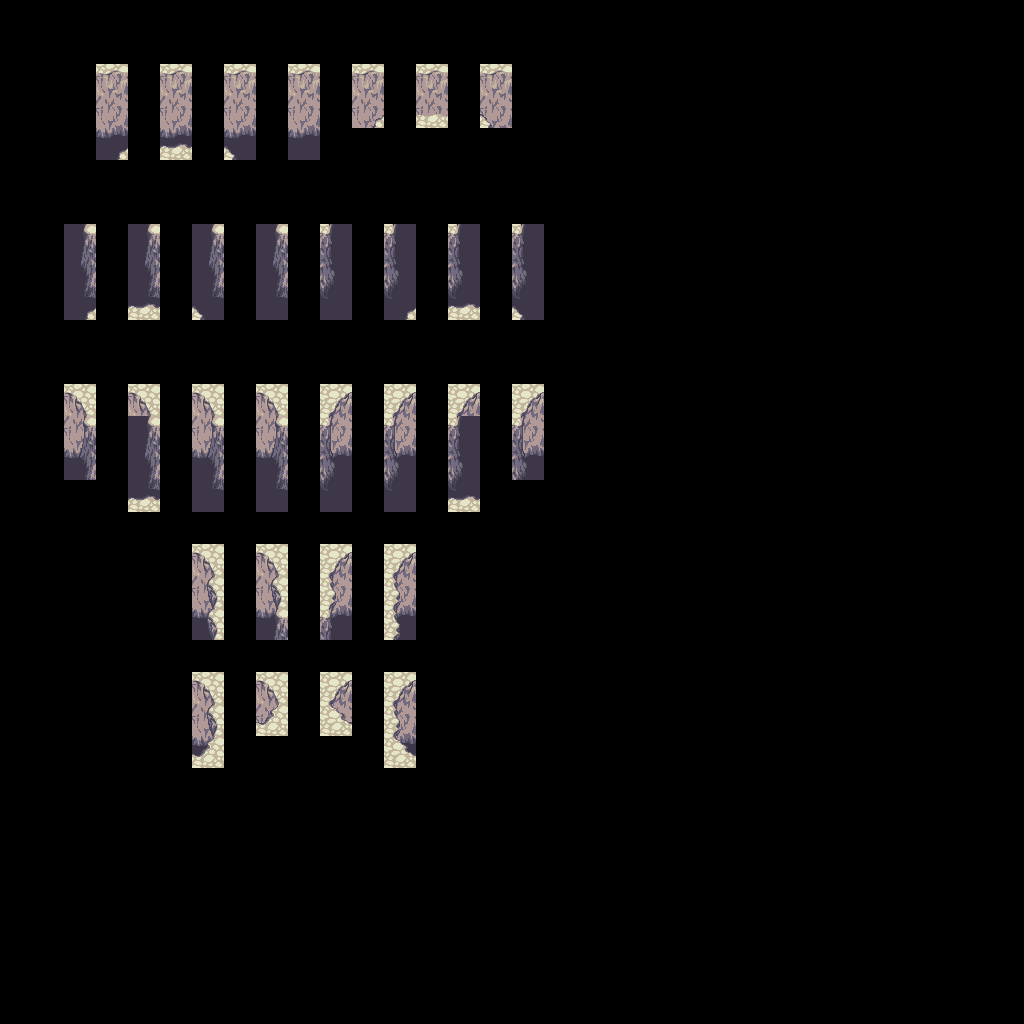

Below is a game level as drawn by its tile map, then a one-line description and the .tmx file that defines it, in full:
An orthogonal 32x32 tile map with 32x32 px tiles, 3 tile layers (regions, input_Mountain, output_Mountain).

<map version="1.2" tiledversion="1.2.0" orientation="orthogonal" renderorder="right-down" width="32" height="32" tilewidth="32" tileheight="32" infinite="0" nextlayerid="5" nextobjectid="1">
 <tileset firstgid="1" source="../mountains-v6.tsx" />
 <layer id="1" name="regions" width="32" height="32">
  <data encoding="csv">
0,0,0,0,0,0,0,0,0,0,0,0,0,0,0,0,0,0,0,0,0,0,0,0,0,0,0,0,0,0,0,0,
0,0,0,0,0,0,0,0,0,0,0,0,0,0,0,0,0,0,0,0,0,0,0,0,0,0,0,0,0,0,0,0,
0,0,0,1154,0,1154,0,1154,0,1154,0,1154,0,1154,0,1154,0,0,0,0,0,0,0,0,0,0,0,0,0,0,0,0,
0,0,0,1154,0,1154,0,1154,0,1154,0,1154,0,1154,0,1154,0,0,0,0,0,0,0,0,0,0,0,0,0,0,0,0,
0,0,0,1154,0,1154,0,1154,0,1154,0,0,0,0,0,0,0,0,0,0,0,0,0,0,0,0,0,0,0,0,0,0,
0,0,0,0,0,0,0,0,0,0,0,0,0,0,0,0,0,0,0,0,0,0,0,0,0,0,0,0,0,0,0,0,
0,0,0,0,0,0,0,0,0,0,0,0,0,0,0,0,0,0,0,0,0,0,0,0,0,0,0,0,0,0,0,0,
0,0,1154,0,1155,0,1155,0,1154,0,1154,0,1155,0,1155,0,1154,0,0,0,0,0,0,0,0,0,0,0,0,0,0,0,
0,0,1154,0,1155,0,1155,0,1154,0,1154,0,1155,0,1155,0,1154,0,0,0,0,0,0,0,0,0,0,0,0,0,0,0,
0,0,1154,0,1155,0,1155,0,1154,0,1154,0,1155,0,1155,0,1154,0,0,0,0,0,0,0,0,0,0,0,0,0,0,0,
0,0,0,0,0,0,0,0,0,0,0,0,0,0,0,0,0,0,0,0,0,0,0,0,0,0,0,0,0,0,0,0,
0,0,0,0,0,0,0,0,0,0,0,0,0,0,0,0,0,0,0,0,0,0,0,0,0,0,0,0,0,0,0,0,
0,0,1154,0,1154,0,1155,0,1155,0,1155,0,1155,0,1154,0,1154,0,0,0,0,0,0,0,0,0,0,0,0,0,0,0,
0,0,1154,0,1154,0,1155,0,1155,0,1155,0,1155,0,1154,0,1154,0,0,0,0,0,0,0,0,0,0,0,0,0,0,0,
0,0,1154,0,1154,0,1155,0,1155,0,1155,0,1155,0,1154,0,1154,0,0,0,0,0,0,0,0,0,0,0,0,0,0,0,
0,0,0,0,1154,0,1154,0,1154,0,1154,0,1154,0,1154,0,0,0,0,0,0,0,0,0,0,0,0,0,0,0,0,0,
0,0,0,0,0,0,0,0,0,0,0,0,0,0,0,0,0,0,0,0,0,0,0,0,0,0,0,0,0,0,0,0,
0,0,0,0,0,0,1155,0,1154,0,1154,0,1155,0,0,0,0,0,0,0,0,0,0,0,0,0,0,0,0,0,0,0,
0,0,0,0,0,0,1155,0,1154,0,1154,0,1155,0,0,0,0,0,0,0,0,0,0,0,0,0,0,0,0,0,0,0,
0,0,0,0,0,0,1155,0,1154,0,1154,0,1155,0,0,0,0,0,0,0,0,0,0,0,0,0,0,0,0,0,0,0,
0,0,0,0,0,0,0,0,0,0,0,0,0,0,0,0,0,0,0,0,0,0,0,0,0,0,0,0,0,0,0,0,
0,0,0,0,0,0,1154,0,1154,0,1154,0,1154,0,0,0,0,0,0,0,0,0,0,0,0,0,0,0,0,0,0,0,
0,0,0,0,0,0,1154,0,1154,0,1154,0,1154,0,0,0,0,0,0,0,0,0,0,0,0,0,0,0,0,0,0,0,
0,0,0,0,0,0,1154,0,0,0,0,0,1154,0,0,0,0,0,0,0,0,0,0,0,0,0,0,0,0,0,0,0,
0,0,0,0,0,0,0,0,0,0,0,0,0,0,0,0,0,0,0,0,0,0,0,0,0,0,0,0,0,0,0,0,
0,0,0,0,0,0,0,0,0,0,0,0,0,0,0,0,0,0,0,0,0,0,0,0,0,0,0,0,0,0,0,0,
0,0,0,0,0,0,0,0,0,0,0,0,0,0,0,0,0,0,0,0,0,0,0,0,0,0,0,0,0,0,0,0,
0,0,0,0,0,0,0,0,0,0,0,0,0,0,0,0,0,0,0,0,0,0,0,0,0,0,0,0,0,0,0,0,
0,0,0,0,0,0,0,0,0,0,0,0,0,0,0,0,0,0,0,0,0,0,0,0,0,0,0,0,0,0,0,0,
0,0,0,0,0,0,0,0,0,0,0,0,0,0,0,0,0,0,0,0,0,0,0,0,0,0,0,0,0,0,0,0,
0,0,0,0,0,0,0,0,0,0,0,0,0,0,0,0,0,0,0,0,0,0,0,0,0,0,0,0,0,0,0,0,
0,0,0,0,0,0,0,0,0,0,0,0,0,0,0,0,0,0,0,0,0,0,0,0,0,0,0,0,0,0,0,0
</data>
 </layer>
 <layer id="2" name="input_Mountain" width="32" height="32">
  <properties>
   <property name="StrictEmpty" type="bool" value="true" />
  </properties>
  <data encoding="csv">
0,0,0,0,0,0,0,0,0,0,0,0,0,0,0,0,0,0,0,0,0,0,0,0,0,0,0,0,0,0,0,0,
0,0,0,0,0,0,0,0,0,0,0,0,0,0,0,0,0,0,0,0,0,0,0,0,0,0,0,0,0,0,0,0,
0,0,0,902,0,902,0,902,0,902,0,902,0,902,0,902,0,0,0,0,0,0,0,0,0,0,0,0,0,0,0,0,
0,0,0,0,0,0,0,0,0,0,0,773,0,774,0,775,0,0,0,0,0,0,0,0,0,0,0,0,0,0,0,0,
0,0,0,773,0,774,0,775,0,0,0,0,0,0,0,0,0,0,0,0,0,0,0,0,0,0,0,0,0,0,0,0,
0,0,0,0,0,0,0,0,0,0,0,0,0,0,0,0,0,0,0,0,0,0,0,0,0,0,0,0,0,0,0,0,
0,0,0,0,0,0,0,0,0,0,0,0,0,0,0,0,0,0,0,0,0,0,0,0,0,0,0,0,0,0,0,0,
0,0,901,0,901,0,901,0,901,0,903,0,903,0,903,0,903,0,0,0,0,0,0,0,0,0,0,0,0,0,0,0,
0,0,0,0,0,0,0,0,0,0,0,0,0,0,0,0,0,0,0,0,0,0,0,0,0,0,0,0,0,0,0,0,
0,0,773,0,774,0,775,0,0,0,0,0,773,0,774,0,775,0,0,0,0,0,0,0,0,0,0,0,0,0,0,0,
0,0,0,0,0,0,0,0,0,0,0,0,0,0,0,0,0,0,0,0,0,0,0,0,0,0,0,0,0,0,0,0,
0,0,0,0,0,0,0,0,0,0,0,0,0,0,0,0,0,0,0,0,0,0,0,0,0,0,0,0,0,0,0,0,
0,0,836,0,836,0,836,0,836,0,840,0,840,0,840,0,840,0,0,0,0,0,0,0,0,0,0,0,0,0,0,0,
0,0,901,0,901,0,901,0,901,0,903,0,903,0,903,0,903,0,0,0,0,0,0,0,0,0,0,0,0,0,0,0,
0,0,965,0,0,0,965,0,0,0,0,0,967,0,0,0,967,0,0,0,0,0,0,0,0,0,0,0,0,0,0,0,
0,0,0,0,774,0,1029,0,0,0,0,0,1031,0,774,0,0,0,0,0,0,0,0,0,0,0,0,0,0,0,0,0,
0,0,0,0,0,0,0,0,0,0,0,0,0,0,0,0,0,0,0,0,0,0,0,0,0,0,0,0,0,0,0,0,
0,0,0,0,0,0,836,0,836,0,840,0,840,0,0,0,0,0,0,0,0,0,0,0,0,0,0,0,0,0,0,0,
0,0,0,0,0,0,837,0,837,0,839,0,839,0,0,0,0,0,0,0,0,0,0,0,0,0,0,0,0,0,0,0,
0,0,0,0,0,0,837,0,901,0,903,0,839,0,0,0,0,0,0,0,0,0,0,0,0,0,0,0,0,0,0,0,
0,0,0,0,0,0,0,0,0,0,0,0,0,0,0,0,0,0,0,0,0,0,0,0,0,0,0,0,0,0,0,0,
0,0,0,0,0,0,836,0,836,0,840,0,840,0,0,0,0,0,0,0,0,0,0,0,0,0,0,0,0,0,0,0,
0,0,0,0,0,0,837,0,1097,0,1098,0,839,0,0,0,0,0,0,0,0,0,0,0,0,0,0,0,0,0,0,0,
0,0,0,0,0,0,1097,0,0,0,0,0,1098,0,0,0,0,0,0,0,0,0,0,0,0,0,0,0,0,0,0,0,
0,0,0,0,0,0,0,0,0,0,0,0,0,0,0,0,0,0,0,0,0,0,0,0,0,0,0,0,0,0,0,0,
0,0,0,0,0,0,0,0,0,0,0,0,0,0,0,0,0,0,0,0,0,0,0,0,0,0,0,0,0,0,0,0,
0,0,0,0,0,0,0,0,0,0,0,0,0,0,0,0,0,0,0,0,0,0,0,0,0,0,0,0,0,0,0,0,
0,0,0,0,0,0,0,0,0,0,0,0,0,0,0,0,0,0,0,0,0,0,0,0,0,0,0,0,0,0,0,0,
0,0,0,0,0,0,0,0,0,0,0,0,0,0,0,0,0,0,0,0,0,0,0,0,0,0,0,0,0,0,0,0,
0,0,0,0,0,0,0,0,0,0,0,0,0,0,0,0,0,0,0,0,0,0,0,0,0,0,0,0,0,0,0,0,
0,0,0,0,0,0,0,0,0,0,0,0,0,0,0,0,0,0,0,0,0,0,0,0,0,0,0,0,0,0,0,0,
0,0,0,0,0,0,0,0,0,0,0,0,0,0,0,0,0,0,0,0,0,0,0,0,0,0,0,0,0,0,0,0
</data>
 </layer>
 <layer id="3" name="output_Mountain" width="32" height="32">
  <data encoding="csv">
0,0,0,0,0,0,0,0,0,0,0,0,0,0,0,0,0,0,0,0,0,0,0,0,0,0,0,0,0,0,0,0,
0,0,0,0,0,0,0,0,0,0,0,0,0,0,0,0,0,0,0,0,0,0,0,0,0,0,0,0,0,0,0,0,
0,0,0,0,0,0,0,0,0,0,0,0,0,0,0,0,0,0,0,0,0,0,0,0,0,0,0,0,0,0,0,0,
0,0,0,966,0,966,0,966,0,966,0,771,0,1164,0,777,0,0,0,0,0,0,0,0,0,0,0,0,0,0,0,0,
0,0,0,1093,0,1094,0,1095,0,1030,0,0,0,0,0,0,0,0,0,0,0,0,0,0,0,0,0,0,0,0,0,0,
0,0,0,0,0,0,0,0,0,0,0,0,0,0,0,0,0,0,0,0,0,0,0,0,0,0,0,0,0,0,0,0,
0,0,0,0,0,0,0,0,0,0,0,0,0,0,0,0,0,0,0,0,0,0,0,0,0,0,0,0,0,0,0,0,
0,0,0,0,0,0,0,0,0,0,0,0,0,0,0,0,0,0,0,0,0,0,0,0,0,0,0,0,0,0,0,0,
0,0,965,0,965,0,965,0,965,0,967,0,967,0,967,0,967,0,0,0,0,0,0,0,0,0,0,0,0,0,0,0,
0,0,780,0,844,0,908,0,1029,0,1031,0,972,0,1036,0,1100,0,0,0,0,0,0,0,0,0,0,0,0,0,0,0,
0,0,0,0,0,0,0,0,0,0,0,0,0,0,0,0,0,0,0,0,0,0,0,0,0,0,0,0,0,0,0,0,
0,0,0,0,0,0,0,0,0,0,0,0,0,0,0,0,0,0,0,0,0,0,0,0,0,0,0,0,0,0,0,0,
0,0,0,0,0,0,0,0,0,0,0,0,0,0,0,0,0,0,0,0,0,0,0,0,0,0,0,0,0,0,0,0,
0,0,899,0,0,0,899,0,899,0,905,0,905,0,0,0,905,0,0,0,0,0,0,0,0,0,0,0,0,0,0,0,
0,0,962,0,965,0,962,0,962,0,970,0,970,0,967,0,970,0,0,0,0,0,0,0,0,0,0,0,0,0,0,0,
0,0,0,0,844,0,0,0,1029,0,1031,0,0,0,1036,0,0,0,0,0,0,0,0,0,0,0,0,0,0,0,0,0,
0,0,0,0,0,0,0,0,0,0,0,0,0,0,0,0,0,0,0,0,0,0,0,0,0,0,0,0,0,0,0,0,
0,0,0,0,0,0,0,0,0,0,0,0,0,0,0,0,0,0,0,0,0,0,0,0,0,0,0,0,0,0,0,0,
0,0,0,0,0,0,835,0,835,0,841,0,841,0,0,0,0,0,0,0,0,0,0,0,0,0,0,0,0,0,0,0,
0,0,0,0,0,0,834,0,898,0,906,0,842,0,0,0,0,0,0,0,0,0,0,0,0,0,0,0,0,0,0,0,
0,0,0,0,0,0,0,0,0,0,0,0,0,0,0,0,0,0,0,0,0,0,0,0,0,0,0,0,0,0,0,0,
0,0,0,0,0,0,0,0,0,0,0,0,0,0,0,0,0,0,0,0,0,0,0,0,0,0,0,0,0,0,0,0,
0,0,0,0,0,0,835,0,1033,0,1027,0,841,0,0,0,0,0,0,0,0,0,0,0,0,0,0,0,0,0,0,0,
0,0,0,0,0,0,1034,0,0,0,0,0,1026,0,0,0,0,0,0,0,0,0,0,0,0,0,0,0,0,0,0,0,
0,0,0,0,0,0,0,0,0,0,0,0,0,0,0,0,0,0,0,0,0,0,0,0,0,0,0,0,0,0,0,0,
0,0,0,0,0,0,0,0,0,0,0,0,0,0,0,0,0,0,0,0,0,0,0,0,0,0,0,0,0,0,0,0,
0,0,0,0,0,0,0,0,0,0,0,0,0,0,0,0,0,0,0,0,0,0,0,0,0,0,0,0,0,0,0,0,
0,0,0,0,0,0,0,0,0,0,0,0,0,0,0,0,0,0,0,0,0,0,0,0,0,0,0,0,0,0,0,0,
0,0,0,0,0,0,0,0,0,0,0,0,0,0,0,0,0,0,0,0,0,0,0,0,0,0,0,0,0,0,0,0,
0,0,0,0,0,0,0,0,0,0,0,0,0,0,0,0,0,0,0,0,0,0,0,0,0,0,0,0,0,0,0,0,
0,0,0,0,0,0,0,0,0,0,0,0,0,0,0,0,0,0,0,0,0,0,0,0,0,0,0,0,0,0,0,0,
0,0,0,0,0,0,0,0,0,0,0,0,0,0,0,0,0,0,0,0,0,0,0,0,0,0,0,0,0,0,0,0
</data>
 </layer>
</map>
